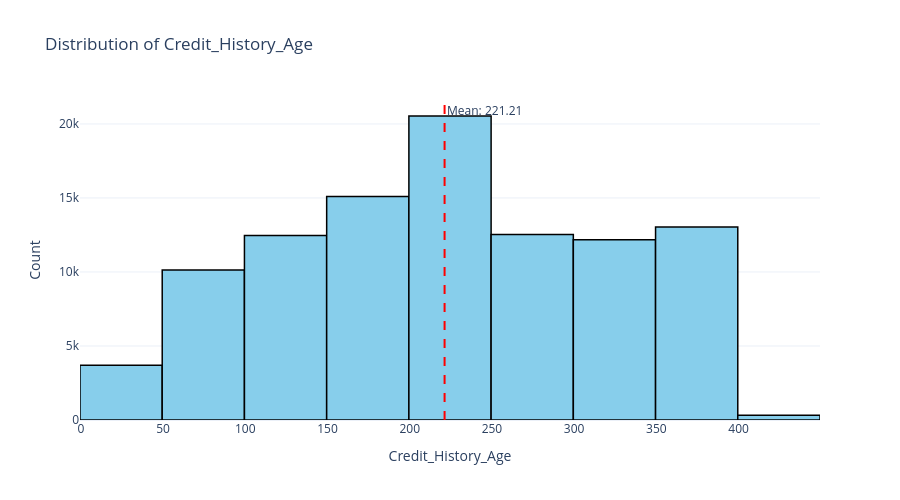

Write notebook code for a chart like this one.
### Markdown cell above
# <font color = 'red'> Análisis

### Code cell
# La antiguedad del cliente como deudor oscila de 1 a 404 meses.
# La antiguedad promedio es de 221 meses (18 años aprox.)

plot_histogram(df, 'Credit_History_Age', figsize=(900, 500))

### Figure 1 — Plotly figure (JSON) as saved in the notebook; plotly's stock layout.template omitted (floating-point values rounded to 4 significant figures; data arrays with more than 128 entries replaced by an {"elided": "..."} marker saying what was removed)
{"data": [{"bingroup": "x", "hovertemplate": "Credit_History_Age=%{x}<br>count=%{y}<extra></extra>", "legendgroup": "", "marker": {"color": "skyblue", "line": {"color": "black", "width": 1.5}, "pattern": {"shape": ""}}, "name": "", "nbinsx": 20, "orientation": "v", "showlegend": false, "type": "histogram", "x": {"elided": "100000 int values"}, "xaxis": "x", "yaxis": "y"}], "layout": {"annotations": [{"showarrow": false, "text": "Mean: 221.21", "x": 221.2, "xanchor": "left", "xref": "x", "y": 1, "yanchor": "top", "yref": "y domain"}], "barmode": "relative", "height": 500, "legend": {"tracegroupgap": 0}, "shapes": [{"line": {"color": "red", "dash": "dash"}, "type": "line", "x0": 221.2, "x1": 221.2, "xref": "x", "y0": 0, "y1": 1, "yref": "y domain"}], "title": {"text": "Distribution of Credit_History_Age"}, "width": 900, "xaxis": {"anchor": "y", "domain": [0, 1], "title": {"text": "Credit_History_Age"}}, "yaxis": {"anchor": "x", "domain": [0, 1], "title": {"text": "Count"}}}}
